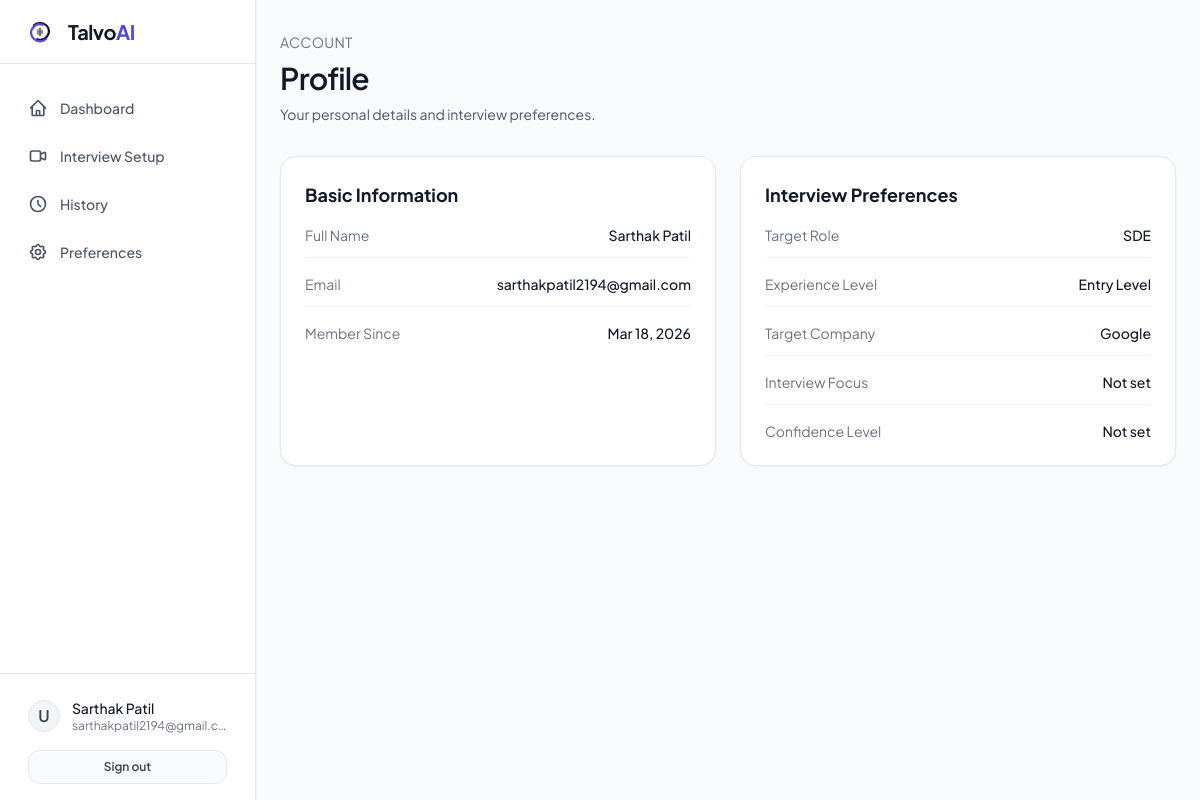
/profile/ (signed in), run on the app's committed database.
### talvo1/models.py (models this page shows, shortened)
class UserProfile(models.Model):
	EXPERIENCE_CHOICES = [
		('entry', 'Entry Level'),
		('mid', 'Mid Level'),
		('senior', 'Senior Level'),
		('lead', 'Lead / Manager'),
	]
	user = models.OneToOneField(settings.AUTH_USER_MODEL, on_delete=models.CASCADE, related_name='profile')
	target_role = models.CharField(max_length=140)
	experience_level = models.CharField(max_length=20, choices=EXPERIENCE_CHOICES)
	target_company = models.CharField(max_length=140)
	interview_focus = models.CharField(max_length=180, blank=True)
	confidence_level = models.PositiveSmallIntegerField(
		null=True,
		blank=True,
		validators=[MinValueValidator(1), MaxValueValidator(10)],
	)
	profile_completed = models.BooleanField(default=False)
	created_at = models.DateTimeField(auto_now_add=True)
	updated_at = models.DateTimeField(auto_now=True)

### talvo1/views.py (the view)
# urls.py: path('profile/', views.profile_page, name='profile_page'),
@login_required
def profile_page(request):
	profile, _ = UserProfile.objects.get_or_create(user=request.user)
	return render(request, 'profile.html', {'profile': profile})

### templates/profile.html (shortened to what this page needs)
<!DOCTYPE html>
<html lang="en">
<head>
  <script src="https://cdn.tailwindcss.com?plugins=forms,container-queries"></script>
</head>
<body class="bg-gray-50 text-gray-900 flex min-h-screen">
  {% include 'partials/sidebar.html' %}
  <div class="flex-1 min-w-0 flex flex-col min-h-screen">
    <main class="max-w-6xl mx-auto w-full px-6 py-8 space-y-8">
      <header class="space-y-2">
        <p class="text-sm text-gray-500 uppercase tracking-wide">Account</p>
        <h1 class="text-3xl font-semibold tracking-tight">Profile</h1>
        <p class="text-sm text-gray-600">Your personal details and interview preferences.</p>
      </header>
      <section class="grid grid-cols-1 lg:grid-cols-[1fr_1fr] gap-6">
        <article class="rounded-2xl border border-gray-200 bg-white p-6 shadow-sm">
          <h2 class="text-lg font-bold text-gray-900">Basic Information</h2>
          <dl class="mt-4 space-y-4 text-sm">
            <div class="flex items-start justify-between gap-3 border-b border-gray-100 pb-3">
              <dt class="text-gray-500">Full Name</dt>
              <dd class="font-medium text-gray-900 text-right">{{ request.user.get_full_name|default:'Not set' }}</dd>
            </div>
            <div class="flex items-start justify-between gap-3 border-b border-gray-100 pb-3">
              <dt class="text-gray-500">Email</dt>
              <dd class="font-medium text-gray-900 text-right">{{ request.user.email|default:'Not set' }}</dd>
            </div>
            <div class="flex items-start justify-between gap-3">
              <dt class="text-gray-500">Member Since</dt>
              <dd class="font-medium text-gray-900 text-right">{{ request.user.date_joined|date:'M d, Y' }}</dd>
            </div>
          </dl>
        </article>
        <article class="rounded-2xl border border-gray-200 bg-white p-6 shadow-sm">
          <h2 class="text-lg font-bold text-gray-900">Interview Preferences</h2>
          <dl class="mt-4 space-y-4 text-sm">
            <div class="flex items-start justify-between gap-3 border-b border-gray-100 pb-3">
              <dt class="text-gray-500">Target Role</dt>
              <dd class="font-medium text-gray-900 text-right">{{ profile.target_role|default:'Not set' }}</dd>
            </div>
            <div class="flex items-start justify-between gap-3 border-b border-gray-100 pb-3">
              <dt class="text-gray-500">Experience Level</dt>
              <dd class="font-medium text-gray-900 text-right">{{ profile.get_experience_level_display|default:'Not set' }}</dd>
            </div>
            <div class="flex items-start justify-between gap-3 border-b border-gray-100 pb-3">
              <dt class="text-gray-500">Target Company</dt>
              <dd class="font-medium text-gray-900 text-right">{{ profile.target_company|default:'Not set' }}</dd>
            </div>
            <div class="flex items-start justify-between gap-3 border-b border-gray-100 pb-3">
              <dt class="text-gray-500">Interview Focus</dt>
              <dd class="font-medium text-gray-900 text-right">{{ profile.interview_focus|default:'Not set' }}</dd>
            </div>
            <div class="flex items-start justify-between gap-3">
              <dt class="text-gray-500">Confidence Level</dt>
              <dd class="font-medium text-gray-900 text-right">{{ profile.confidence_level|default:'Not set' }}</dd>
            </div>
          </dl>
        </article>
      </section>
    </main>
  </div>
</body>
</html>

### templates/partials/sidebar.html (shortened to what this page needs)
<aside class="w-64 flex-shrink-0 bg-white border-r border-gray-200 hidden md:flex flex-col h-screen sticky top-0 z-40 shadow-sm transition-all duration-300">
  <div class="h-16 flex items-center px-6 border-b border-gray-200">
    <div class="flex items-center gap-3">
        <span class="text-xl font-bold tracking-tight text-gray-900">Talvo<span class="text-indigo-600">AI</span></span>
    </div>
  </div>
  <div class="flex-1 overflow-y-auto py-6 px-4 space-y-2">
    <a href="{% url 'dashboard' %}" class="flex items-center gap-3 px-3 py-2.5 rounded-xl text-sm font-medium text-gray-600 hover:bg-gray-100 hover:text-gray-900 transition-colors">
      Dashboard
    </a>
    <a href="{% url 'interview_setup' %}" class="flex items-center gap-3 px-3 py-2.5 rounded-xl text-sm font-medium text-gray-600 hover:bg-gray-100 hover:text-gray-900 transition-colors">
      <svg class="w-5 h-5 flex-shrink-0" fill="none" stroke="currentColor" viewBox="0 0 24 24">
        <path stroke-linecap="round" stroke-linejoin="round" stroke-width="2" d="M15 10l4.553-2.276A1 1 0 0121 8.618v6.764a1 1 0 01-1.447.894L15 14M5 18h8a2 2 0 002-2V8a2 2 0 00-2-2H5a2 2 0 00-2 2v8a2 2 0 002 2z"></path>
      </svg>
      Interview Setup
    </a>
    <a href="{% url 'history_page' %}" class="flex items-center gap-3 px-3 py-2.5 rounded-xl text-sm font-medium text-gray-600 hover:bg-gray-100 hover:text-gray-900 transition-colors">
      <svg class="w-5 h-5 flex-shrink-0" fill="none" stroke="currentColor" viewBox="0 0 24 24">
        <path stroke-linecap="round" stroke-linejoin="round" stroke-width="2" d="M12 8v4l3 3m6-3a9 9 0 11-18 0 9 9 0 0118 0z"></path>
      </svg>
      History
    </a>
    <a href="{% url 'settings_page' %}" class="flex items-center gap-3 px-3 py-2.5 rounded-xl text-sm font-medium text-gray-600 hover:bg-gray-100 hover:text-gray-900 transition-colors">
      Preferences
    </a>
  </div>
  <div class="p-4 border-t border-gray-200">
    <a href="{% url 'profile_page' %}" class="flex items-center gap-3 px-3 py-2 rounded-xl transition-colors hover:bg-gray-50">
        <div class="h-8 w-8 rounded-full bg-gray-100 flex items-center justify-center text-gray-700 font-semibold border border-gray-200 flex-shrink-0">
          U
      </div>
      <div class="flex flex-col overflow-hidden">
        <span class="text-sm font-medium text-gray-900 truncate">{{ request.user.get_full_name|default:request.user.email|default:'User Account' }}</span>
        <span class="text-xs text-gray-500 truncate">{{ request.user.email|default:'Signed in user' }}</span>
      </div>
    </a>
    <form method="post" action="{% url 'logout_user' %}" class="mt-2 px-3">
      <button type="submit" class="w-full rounded-xl border border-gray-200 bg-gray-50 px-3 py-2 text-xs font-semibold text-gray-700 transition-colors hover:bg-gray-100">Sign out</button>
    </form>
  </div>
</aside>

### templates/profile.html (style rules this page uses)
body { font-family:'Plus Jakarta Sans',sans-serif; }

### templates/partials/global_ui_enhancements.html (style rules this page uses)
:root { --ui-focus-ring: 0 0 0 3px rgba(79, 70, 229, 0.22); --ui-mobile-z: 80; }
body.ui-page-ready { animation: uiFadeIn 220ms ease-out; }

### data on the page
UserProfile: target_role "SDE", experience_level "Entry Level", target_company "Google", interview_focus "Not set", confidence_level "Not set"

### other printed values
{{ request.user.email|default:'Signed in user' }} "sarthakpatil2194@gmail.c…"
{{ request.user.get_full_name|default:'Not set' }} "Sarthak Patil"
{{ request.user.email|default:'Not set' }} "sarthakpatil2194@gmail.com"
{{ request.user.date_joined|date:'M d, Y' }} "Mar 18, 2026"
